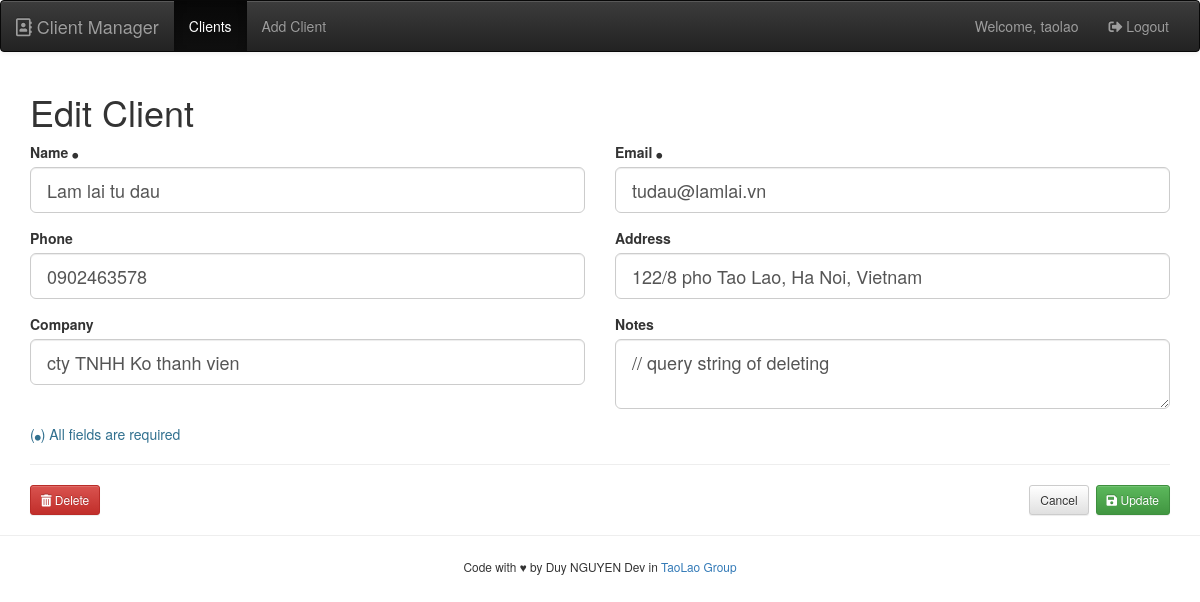
The page /edit.php?id=6 (signed in) on the database its author committed.
### tables this page shows
CREATE TABLE `clients` (
  `id` int(11) NOT NULL,
  `name` varchar(255) NOT NULL,
  `email` varchar(255) NOT NULL,
  `phone` varchar(40) DEFAULT NULL,
  `address` varchar(255) DEFAULT NULL,
  `company` varchar(255) DEFAULT NULL,
  `notes` text DEFAULT NULL,
  `date_added` timestamp NOT NULL DEFAULT current_timestamp()
);

### edit.php (the view, shortened to what this page needs)
<?php
	include("includes/connection.php");
	$clientId = $_GET['id'];
	$queryStr = "SELECT * FROM clients WHERE id='$clientId'";
	$result = mysqli_query($conn, $queryStr);
	if (mysqli_num_rows($result) > 0)
	{
		while ($row = mysqli_fetch_assoc($result))
		{
			$clientName = $row['name'];
			$clientEmail = $row['email'];
			$clientPhone = $row['phone'];
			$clientAddress = $row['address'];
			$clientCompany = $row['company'];
			$clientNotes = $row['notes'];
		}
	}
	else
	{
		$alertMessage =  "<div class='alert alert-success'>No records in our system. <a href='clients.php'>
							Back to homepage</a> </div>";
	}
	include("includes/header.php");
?>
<h1>Edit Client</h1>
<form action="<?php echo htmlspecialchars($_SERVER['PHP_SELF']); ?>?id=<?php echo $clientId; ?>" method="post" class="row">
	<div class="form-group col-sm-6">
		<label for="clientName">Name <i style="font-size: 6px;" class="fas fa-circle"></i></label>
		<input type="text" class="form-control input-lg" name="clientName" required="required" value="<?php echo $clientName; ?>">
	</div>
	<div class="form-group col-sm-6">
		<label for="clientEmail">Email <i style="font-size: 6px;" class="fas fa-circle"></i></label>
		<input type="email" class="form-control input-lg" name="clientEmail" required="required"  value="<?php echo $clientEmail; ?>">
	</div>
	<div class="form-group col-sm-6">
		<label for="clientPhone">Phone</label>
		<input type="text" class="form-control input-lg" name="clientPhone" value="<?php echo $clientPhone; ?>">
	</div>
	<div class="form-group col-sm-6">
		<label for="clientAddress">Address</label>
		<input type="text" class="form-control input-lg" name="clientAddress"  value="<?php echo $clientAddress; ?>">
	</div>
	<div class="form-group col-sm-6">
		<label for="clientCompany">Company</label>
		<input type="text" class="form-control input-lg" name="clientCompany"  value="<?php echo $clientCompany; ?>">
	</div>
	<div class="form-group col-sm-6">
		<label for="clientNotes">Notes</label>
		<textarea name="clientNotes" class="form-control input-lg"><?php echo $clientNotes; ?></textarea>
	</div>
	<div class="col-sm-12 text-info">
		(<i style="font-size: 6px;" class="fas fa-circle"></i>) All fields are required
	</div>
	<div class="col-sm-12">
		<hr>
		<button type="submit" class="btn btn-danger btn-sm" name="delete"><i class="fas fa-trash-alt"></i> Delete</button>
		<button style="margin-left: 7px;" type="submit" class="btn btn-success btn-sm pull-right"  name="update">
			<i class="fas fa-save"></i> Update</button>
		<a href="clients.php" class="btn btn-sm btn-default pull-right">Cancel</a>
	</div>
</form>
<?php
	include("includes/footer.php");
?>

### rows shown on the page
clients: clientName "Lam lai tu dau", clientEmail "tudau@lamlai.vn", clientPhone "0902463578", clientAddress "122/8 pho Tao Lao, Ha Noi, Vietnam", clientCompany "cty TNHH Ko thanh vien", clientNotes "// query string of deleting"

### other values the page prints
$_SESSION['loggedInUser'] "taolao"
